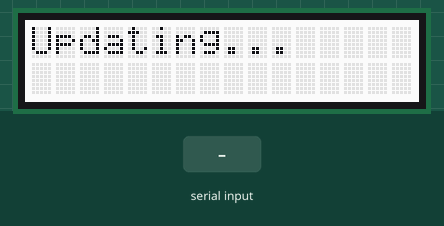
This sketch was run on a simulated Arduino Uno, built with avr-gcc and run on an emulated ATmega328P. Shown: 16×2 character LCD. The inputs (shaded band) are chosen by the test bench.

Above: at 1.2 s.
1.3 s: "1\n" received over Serial
At 2.3 s:
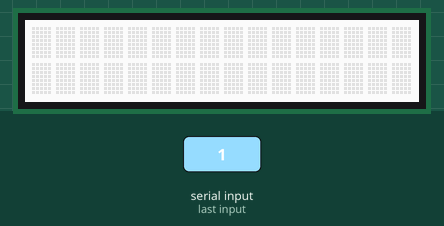
4.3 s: "0\n" received over Serial
At 7.1 s:
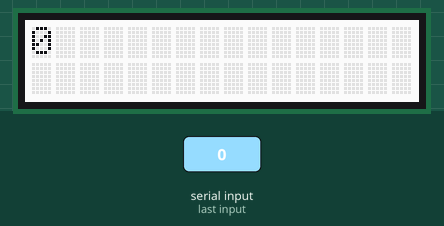
7.3 s: "2\n" received over Serial
At 9.8 s:
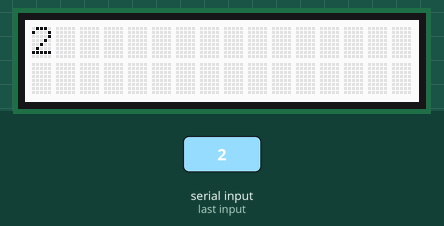
Timing chart, 0 to 11.3 s (numbered marks = the images above; inputs shaded):
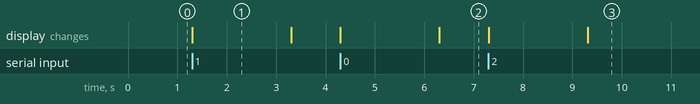

The sketch:

lcd.ino
```cpp
#include <Wire.h>
#include "rgb_lcd.h"

rgb_lcd lcd;

void setup() {
    Serial.begin(9600);
    lcd.begin(16, 2);
    lcd.write("Updating...");
}

void loop() {
    if (Serial.available() > 0) {
        lcd.clear();
        String summary = "";
        String start = "";

        while (Serial.available()) {
            summary = Serial.readStringUntil('\n');
            start = Serial.readStringUntil('\n');
        }
        delay(1000);
        lcd.setCursor(0, 0);
        lcd.print(summary);
        lcd.setCursor(0, 1);
        lcd.print(start);
    }
}
```

Measured:
- after the input at 1.3 s, the display: changes at once (image 1)
- after the input at 4.3 s, the display: first changes at once (image 2 shows a later state)
- after the input at 7.3 s, the display: first changes at once (image 3 shows a later state)
- what the display in image 1 shows lasts 2.0 s, from 1.3 s to 3.3 s
